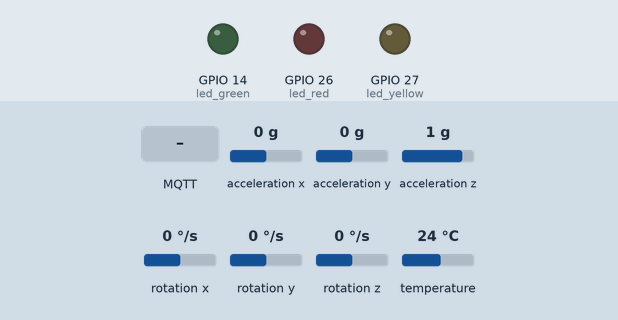
Simulated run of this sketch. Board: ESP32. On the bench: output pins drawn as LEDs (lit = HIGH). Inputs (shaded band) come from the test bench; at power-on: acceleration x 0 g, acceleration y 0 g, acceleration z 1 g, rotation x 0 °/s, rotation y 0 °/s, rotation z 0 °/s, temperature 24 °C. WiFi joins after 1.5 s; servers stay silent unless stated; no MQTT or app messages arrive unless stated; what the sketch prints to the serial monitor is not drawn.

Above: at 5.7 s.
5.8 s: MQTT message "1" arrives on the first subscribed topic
At 6.09 s:
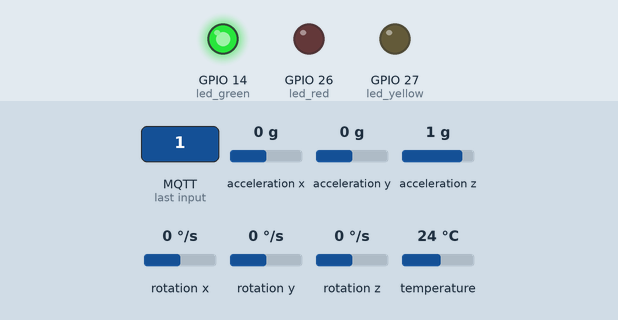
Timing chart, 0 to 8.8 s (numbered marks = the images above; inputs shaded):
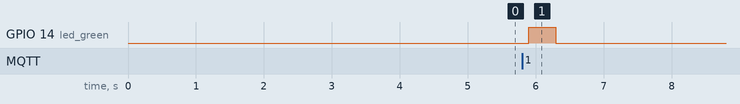

Measured:
- after the input at 5.8 s, GPIO 14 (led_green): LOW → HIGH after 0.10 s, → LOW 0.40 s later

The sketch:

esp32_sensor_mqtt.ino
```cpp
#include <Adafruit_MPU6050.h>
#include <Adafruit_Sensor.h>
#include <Wire.h>
#include <WiFi.h>
#include <PubSubClient.h>

WiFiClient espClient;
PubSubClient mqttClient(espClient);
Adafruit_MPU6050 mpu;

int led_red = 26;
int led_green = 14;
int led_yellow = 27;
int brightness = 0;      // how bright the LED is
int fadeAmount = 5;      // how many points to fade the LED by
bool pub_flag = false;
#define IC2_SDA 33
#define I2C_SCL 32


const char* ssid = "MaraudersMap";
const char* password = "Page394%";
const char* mqttBroker = "192.168.0.89";
const int mqttPort = 1883;
const char* mpuTopic = "mpu/K05";
const char* tempTopic = "temp/K05";
const char* finishedTopic = "finished/K05";

hw_timer_t* timer = NULL;
portMUX_TYPE timerMux = portMUX_INITIALIZER_UNLOCKED;
volatile unsigned long previousMillis = 0;
const unsigned long interval = 1000; // Interval in milliseconds

void IRAM_ATTR onTimer() {
  portENTER_CRITICAL_ISR(&timerMux);
  previousMillis += interval;
  portEXIT_CRITICAL_ISR(&timerMux);
}

void blink() {
  digitalWrite(led_green, HIGH);
  //digitalWrite(led_red, HIGH);
  //digitalWrite(led_yellow, HIGH);

  delay(400);

  digitalWrite(led_green, LOW);
  //digitalWrite(led_red, LOW);
  //digitalWrite(led_yellow, LOW);
}


void onMqttMessageReceived(char* topic, byte* payload, unsigned int length) {
  // Handle MQTT message received
  // Convert payload to a string
  char message[length + 1];
  memcpy(message, payload, length);
  message[length] = '\0';

    //strcmp = String Compare which compares C-style strings (char arrays) (==0 means, the Strings are equal)
   if(strcmp(topic, "finished/K05") == 0) {
    if(strcmp(message, "0") == 0) {
      pub_flag = true;
    }
    else if(strcmp(message, "1") == 0) {
      pub_flag = false;
      blink();
    }
    else {
      return;
    }
    Serial.println("pub_flag inside Func: ");
    Serial.print(pub_flag);
  }


  // Display the received message in the console
  Serial.print("Received message on topic: ");
  Serial.print(topic);
  Serial.print(", payload: ");
  Serial.println(message);
}

void connectToWifi() {
  WiFi.begin(ssid, password);
  Serial.print("Connecting to Wi-Fi...");
  while (WiFi.status() != WL_CONNECTED) {
    delay(100);
  }
  Serial.println("connected!");

  Serial.print("IP address: ");
  Serial.println(WiFi.localIP());
}

void setupMqtt() {
  mqttClient.setServer(mqttBroker, mqttPort);
  mqttClient.setCallback(onMqttMessageReceived);

  Serial.print("Connecting to MQTT broker...");
  while (!mqttClient.connected()) {
    if (mqttClient.connect("ESP32Client")) {
      Serial.println("connected!");
      mqttClient.subscribe(finishedTopic);
    } else {
      Serial.print("failed, retrying in 5 seconds...");
      delay(5000);
    }
  }
}

void setup() {
  pinMode(led_green, OUTPUT);
  pinMode(led_red, OUTPUT);
  pinMode(led_yellow, OUTPUT);

  Wire.begin(33, 32);

  Serial.begin(115200);
  while (!Serial)
    delay(10);

  Serial.println("Adafruit MPU6050 test!");

  if (!mpu.begin()) {
    Serial.println("Failed to find MPU6050 chip");
    while (1) {
      delay(10);
    }
  }
  Serial.println("MPU6050 Found!");

  mpu.setAccelerometerRange(MPU6050_RANGE_8_G);
  Serial.print("Accelerometer range set to: +-8G");

  mpu.setGyroRange(MPU6050_RANGE_500_DEG);
  Serial.print("Gyro range set to: +- 1000 deg/s");

  mpu.setFilterBandwidth(MPU6050_BAND_21_HZ);
  Serial.print("Filter bandwidth set to: 44hz");
  Serial.println("");
  delay(3000);

  connectToWifi();

  setupMqtt();

  // Set up the hardware timer
  timer = timerBegin(0, 80, true);              // Timer 0, prescaler 80 (1MHz tick), count up
  timerAttachInterrupt(timer, &onTimer, true);  // Attach the timer ISR
  timerAlarmWrite(timer, interval * 1000, true); // Set the alarm to trigger every interval (in microseconds)
  timerAlarmEnable(timer);                       // Enable the alarm
}


void loop() {
  Serial.println(pub_flag);

  static unsigned long previousTempMillis = 0;
  static char tempValue[8]; // Buffer to store temperature value

  portENTER_CRITICAL(&timerMux);
  unsigned long currentMillis = previousMillis;
  portEXIT_CRITICAL(&timerMux);

  sensors_event_t a, g, temp;
  mpu.getEvent(&a, &g, &temp);

  // Store sensor values in a list
  String sensorValues = "("+
                        String(a.acceleration.x) + "," +
                        String(a.acceleration.y) + "," +
                        String(a.acceleration.z) + "," +
                        String(g.gyro.x) + "," +
                        String(g.gyro.y) + "," +
                        String(g.gyro.z) + ")";

  Serial.print("Sensor Values Tuple: ");
  Serial.println(sensorValues);

  Serial.print("Acceleration X: ");
  Serial.print(a.acceleration.x);
  Serial.print(", Y: ");
  Serial.print(a.acceleration.y);
  Serial.print(", Z: ");
  Serial.print(a.acceleration.z);
  Serial.println(" m/s^2");

  Serial.print("Rotation X: ");
  Serial.print(g.gyro.x);
  Serial.print(", Y: ");
  Serial.print(g.gyro.y);
  Serial.print(", Z: ");
  Serial.print(g.gyro.z);
  Serial.println(" rad/s");

  if (pub_flag) {
    // Publish the list of sensor values
    mqttClient.publish(mpuTopic, sensorValues.c_str());

    if (currentMillis - previousTempMillis >= interval) {
      previousTempMillis = currentMillis;

      // Publish temperature value
      snprintf(tempValue, sizeof(tempValue), "%f", temp.temperature);
      mqttClient.publish(tempTopic, tempValue);
    }
  }

  Serial.print("Temperature: ");
  Serial.print(temp.temperature);
  Serial.println(" degC");

  Serial.println("");
  delay(100);

  mqttClient.loop();
}


// pub_flag = False
// finishedTopic.message = 0
  //            -> pub_flag = True
// finishedTopic.message = 1
  //            -> pub_flag = False


/* void loop(){

    if(pub_flag == True){
      pub
      pub
      pub
    }
    else{
      everything else
    }

}

*/
```
